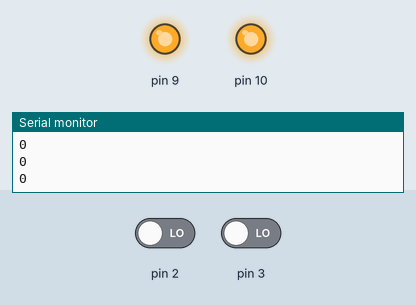
Simulated run of this sketch. Board: Arduino Uno, built with avr-gcc and run on an emulated ATmega328P. On the bench: output pins drawn as LEDs (lit = HIGH), the last lines printed to the serial monitor. The test bench sets the inputs (shaded band); at power-on: pin 2 LOW, pin 3 LOW.

Above: at 1.2 s.
1.3 s: pin 2 driven HIGH
At 2.5 s:
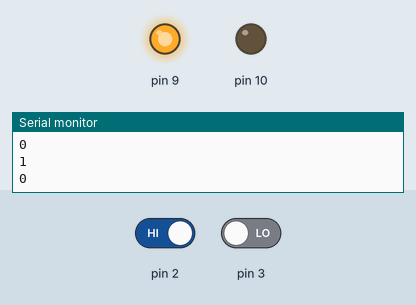
2.8 s: pin 3 driven HIGH
At 3.6 s:
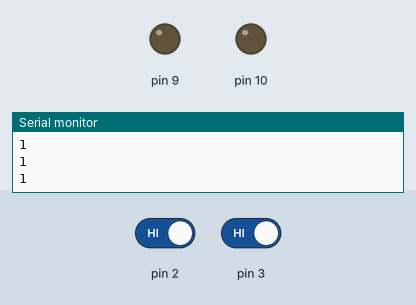
4.3 s: pin 3 driven LOW
At 4.7 s:
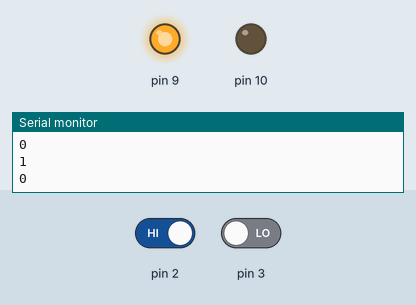
5.8 s: pin 2 driven LOW
At 7.2 s:
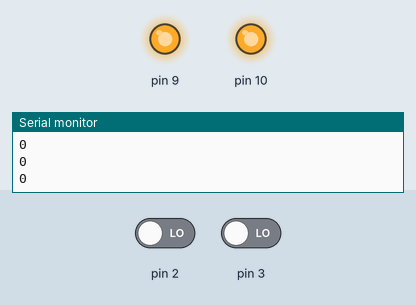
Timing chart, 0 to 8.3 s (numbered marks = the images above; inputs shaded):
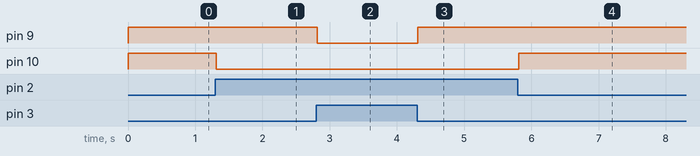

The sketch:

nand-nor.ino
```cpp
void setup()
{
  Serial.begin(9600);

  pinMode(9, OUTPUT);
  pinMode(10, OUTPUT);
  pinMode(2, INPUT);
  pinMode(3, INPUT);
}

void loop()
{
  // 누르면 1, 안 누르면 0
  boolean av = digitalRead(2);
  boolean bv = digitalRead(3);
  boolean nandv = !(av && bv);
  boolean norv = !(av || bv);

  Serial.println(av);
  Serial.println(bv);
  Serial.println();

  digitalWrite(9, nandv);
  digitalWrite(10, norv);
}
```

Measured:
- after the input at 1.3 s, pin 10: HIGH → LOW at once
- after the input at 2.8 s, pin 9: HIGH → LOW at once
- after the input at 4.3 s, pin 9: LOW → HIGH at once
- after the input at 5.8 s, pin 10: LOW → HIGH at once
